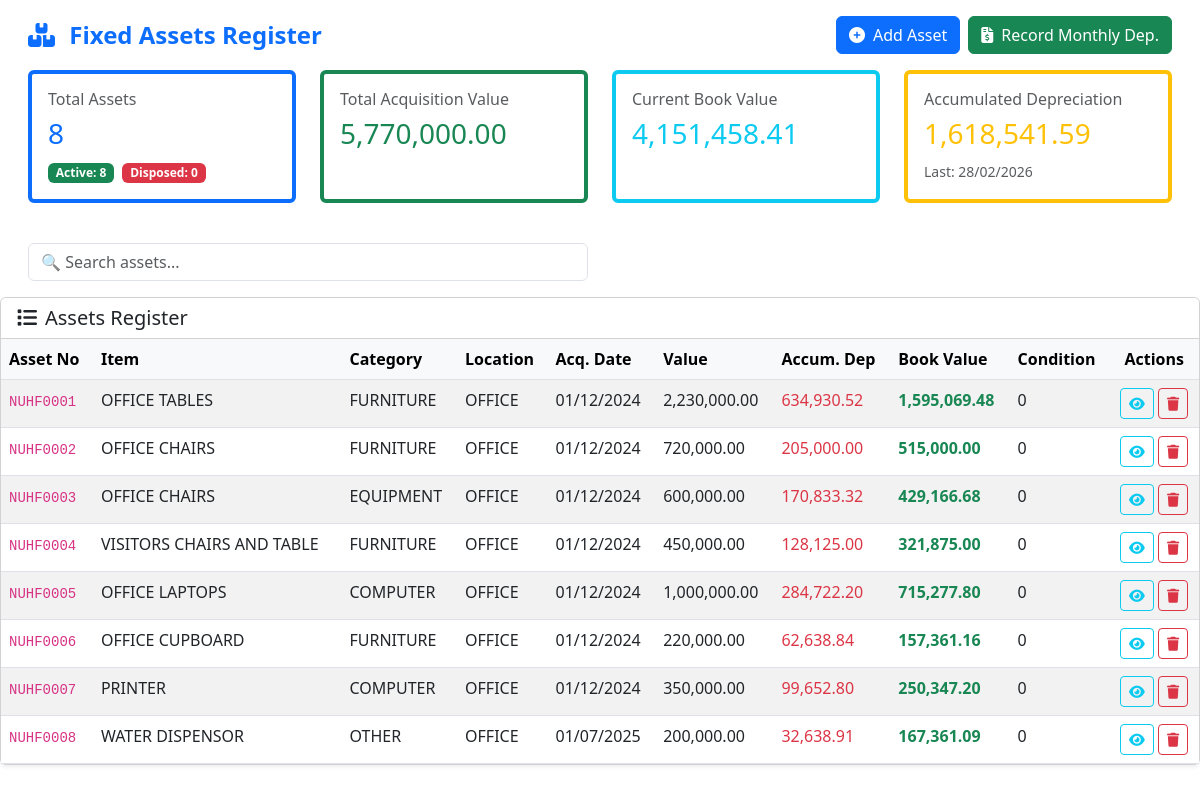
Page /app.cbfinance.rw/modules/assets.php on the earlier database version.
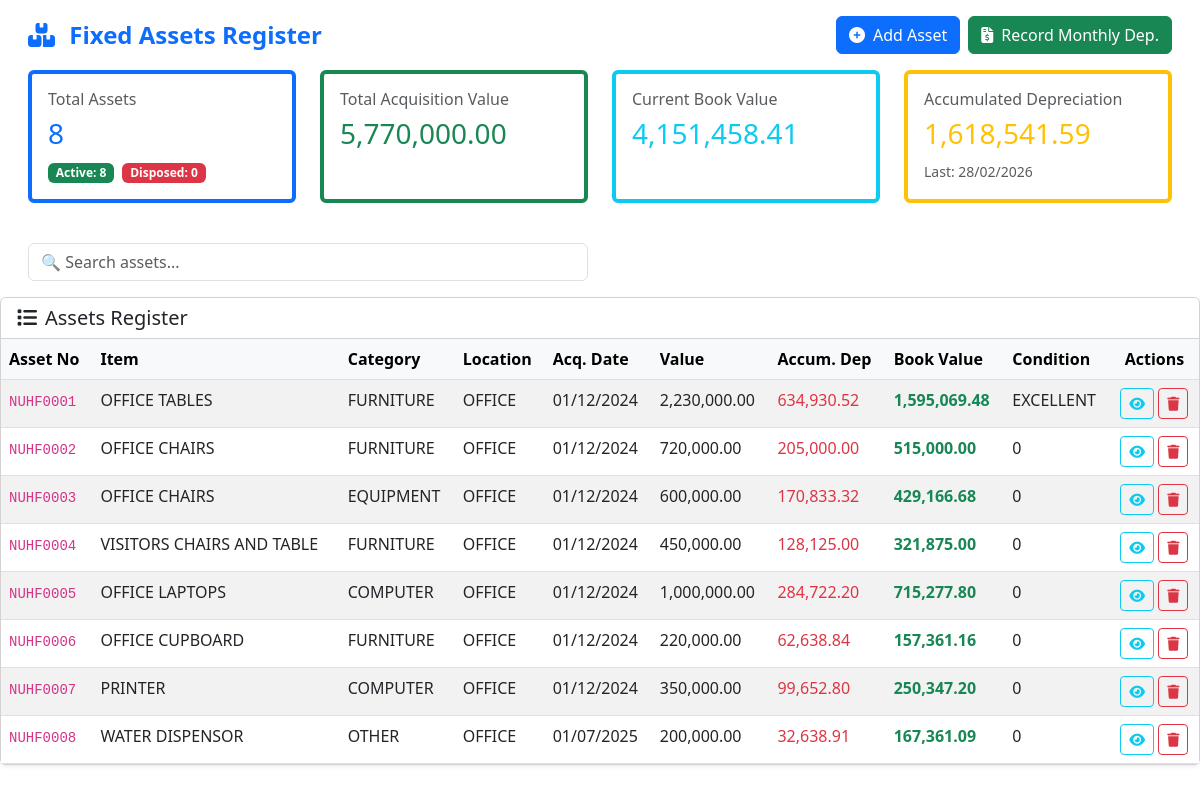
Same page on the later database version.
### tables this page shows
CREATE TABLE `assets` (
  `asset_id` int(11) NOT NULL,
  `asset_number` varchar(20) NOT NULL,
  `category` varchar(50) NOT NULL,
  `item_name` varchar(100) NOT NULL,
  `description` text,
  `serial_number` varchar(100) DEFAULT NULL,
  `location` varchar(100) DEFAULT NULL,
  `assigned_user` varchar(100) DEFAULT NULL,
  `acquisition_date` date NOT NULL,
  `acquisition_value` decimal(15,2) NOT NULL,
  `supplier` varchar(200) DEFAULT NULL,
  `additions` decimal(15,2) DEFAULT '0.00',
  `lifespan_years` int(11) NOT NULL,
  `depreciation_rate` decimal(5,2) NOT NULL,
  `asset_condition` varchar(1000) DEFAULT NULL,
  `monthly_depreciation` decimal(15,2) DEFAULT NULL,
  `daily_depreciation` decimal(15,2) DEFAULT NULL,
  `accumulated_depreciation` decimal(15,2) DEFAULT '0.00',
  `reporting_date` date DEFAULT NULL,
  `disposal_date` date DEFAULT NULL,
  `disposal_value` decimal(15,2) DEFAULT NULL,
  `disposal_reason` varchar(255) DEFAULT NULL,
  `created_at` timestamp NOT NULL DEFAULT CURRENT_TIMESTAMP,
  `updated_at` timestamp NOT NULL DEFAULT CURRENT_TIMESTAMP ON UPDATE CURRENT_TIMESTAMP
);

### app.cbfinance.rw/modules/assets.php (the view, shortened to what the changed rows need)
<?php
$conn = getConnection();
$conn->set_charset("utf8mb4");
$assets_result = $conn->query("SELECT * FROM assets ORDER BY asset_number ASC");
?>
<!DOCTYPE html>
<html lang="en">
<head>
    <link href="https://cdn.jsdelivr.net/npm/bootstrap@5.3.0/dist/css/bootstrap.min.css" rel="stylesheet">
    <link rel="stylesheet" href="https://cdnjs.cloudflare.com/ajax/libs/font-awesome/6.4.0/css/all.min.css">
</head>
<body>
<div class="container-fluid px-0">
    <div class="row mx-3 mt-3 mb-3">
        <div class="col-12 d-flex justify-content-between align-items-center flex-wrap gap-2">
            <h2 class="h4 fw-bold text-primary mb-0">
                <i class="fas fa-boxes me-2"></i> Fixed Assets Register
            </h2>
        </div>
    </div>
    <div class="row mx-0">
        <div class="col-12 px-0">
            <div class="card shadow-sm">
                <div class="card-body p-0">
                    <div class="table-responsive" style="max-height: 65vh;">
                        <table class="table table-hover table-striped mb-0" id="assetsTable">
                            <thead class="table-light sticky-top">
                                <tr>
                                    <th>Asset No</th>
                                    <th>Item</th>
                                    <th>Category</th>
                                    <th>Location</th>
                                    <th>Acq. Date</th>
                                    <th>Value</th>
                                    <th>Accum. Dep</th>
                                    <th>Book Value</th>
                                    <th>Condition</th>
                                    <th class="text-center">Actions</th>
                                </tr>
                            </thead>
                            <tbody>
                                <?php if ($assets_result && $assets_result->num_rows > 0): ?>
                                    <?php while ($asset = $assets_result->fetch_assoc()):
                                        $total_val = $asset['acquisition_value'] + $asset['additions'];
                                        $book_val  = max(0, $total_val - ($asset['accumulated_depreciation'] ?? 0));
                                        $disposed  = !empty($asset['disposal_date']);
                                    ?>
                                    <tr class="<?= $disposed ? 'table-secondary' : '' ?>">
                                        <td><code><?= htmlspecialchars($asset['asset_number']) ?></code></td>
                                        <td><?= htmlspecialchars($asset['item_name']) ?></td>
                                        <td><?= htmlspecialchars($asset['category']) ?></td>
                                        <td><?= htmlspecialchars($asset['location']) ?></td>
                                        <td><?= $asset['acquisition_date'] ? date('d/m/Y', strtotime($asset['acquisition_date'])) : '-' ?></td>
                                        <td> <?= number_format($total_val, 2) ?></td>
                                        <td class="text-danger"> <?= number_format($asset['accumulated_depreciation'] ?? 0, 2) ?></td>
                                        <td class="text-success fw-bold"> <?= number_format($book_val, 2) ?></td>
                                        <td>
                                            <?= htmlspecialchars($asset['asset_condition'] ?? 'Unknown') ?>
                                        </td>
                                        <td class="text-center">
                                            <a href="?page=edit_asset&id=<?= $asset['asset_id'] ?>" class="btn btn-sm btn-outline-info" title="View Details">
                                                <i class="fas fa-eye"></i>
                                            </a>
                                            <a href="?page=assets&delete=<?= $asset['asset_id'] ?>" class="btn btn-sm btn-outline-danger"
                                               onclick="return confirm('Permanently delete <?= htmlspecialchars($asset['asset_number']) ?>?')" title="Delete">
                                                <i class="fas fa-trash"></i>
                                            </a>
                                        </td>
                                    </tr>
                                    <?php endwhile; ?>
                                <?php else: ?>
                                    <tr><td colspan="10" class="text-center py-5 text-muted">No assets found</td></tr>
                                <?php endif; ?>
                            </tbody>
                        </table>
                    </div>
                </div>
            </div>
        </div>
    </div>
</div>
</body>
</html>

Differences in the rows shown:
changed assets "OFFICE TABLES": asset_condition "0" → "EXCELLENT"
